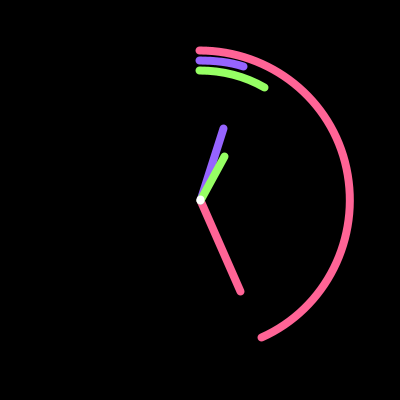
Frame 1 (no input)
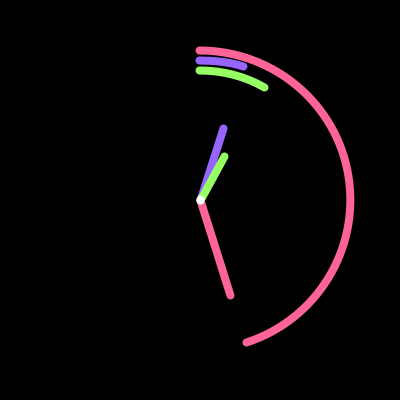
Frame 60 (the mouse pressed at the canvas centre just before this capture)
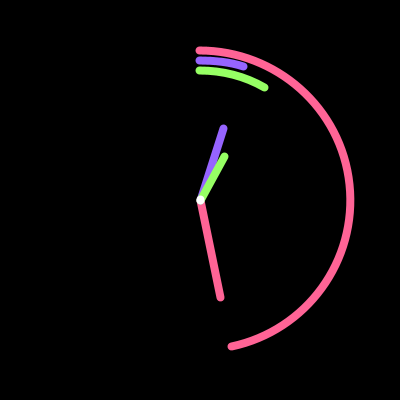
Frame 120 (the mouse held since frame 60 and released just before this capture)

The Processing sketch that drew these frames (run headless with seeded random() and noise(); from frame 60 on, the mouse is pressed at the canvas centre):

// Processing sketch: clock
// ── clock.pde
void setup() {
  size(400, 400);
}

void draw() {
  background(0);
  translate(200, 200);
  rotate(-HALF_PI);
  
  int hr = hour();
  int mn = minute();
  int sc = second();

  strokeWeight(8);
  stroke(255, 100, 150);
  noFill();
  float secondAngle = map(sc, 0, 60, 0, TWO_PI);
  arc(0, 0, 300, 300, 0, secondAngle);

  stroke(150, 100, 255);
  float minuteAngle = map(mn, 0, 60, 0, TWO_PI);
  arc(0, 0, 280, 280, 0, minuteAngle);

  stroke(150, 255, 100);
  float hourAngle = map(hr % 12, 0, 12, 0, TWO_PI);
  arc(0, 0, 260, 260, 0, hourAngle);

  pushMatrix();
  rotate(secondAngle);
  stroke(255, 100, 150);
  line(0, 0, 100, 0);
  popMatrix();

  pushMatrix();
  rotate(minuteAngle);
  stroke(150, 100, 255);
  line(0, 0, 75, 0);
  popMatrix();

  pushMatrix();
  rotate(hourAngle);
  stroke(150, 255, 100);
  line(0, 0, 50, 0);
  popMatrix();

  stroke(255);
  point(0, 0);

  //  fill(255);
  //  noStroke();
  //  text(hr + ':' + mn + ':' + sc, 10, 200);

 }
